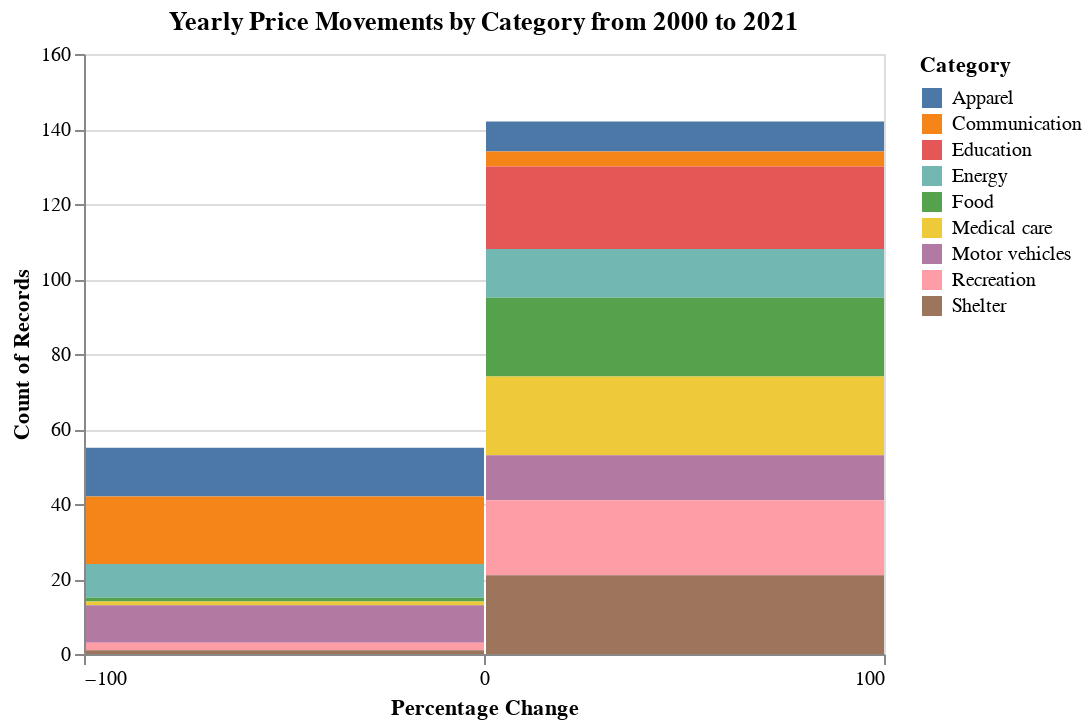

Here is the notebook cell this chart was saved with:
### Markdown cell above
**What's informative about this view:** There is greater separation in the middle, allowing the user to better parse the crowded data in there. 

**What could be improved about this view:** This chart still doesn't answer our question. Let's try a histogram instead.

### Code cell
# Fifth chart - Historgram
alt.Chart(pd.DataFrame(df_y).reset_index(),title='Yearly Price Movements by Category from 2000 to 2021').mark_bar().encode(
    x = alt.X('value', title='Percentage Change', bin=alt.Bin(extent=[-100, 100], step=100)),
    y = alt.Y('count()'),
    color = 'Category'
)

### Figure 1 — Vega-Lite specification as saved in the notebook (floating-point values rounded to 4 significant figures; data arrays with more than 128 entries replaced by an {"elided": "..."} marker saying what was removed)
{"config": {"view": {"continuousWidth": 400, "continuousHeight": 300}}, "data": {"name": "data-21f4a8af4a77f6b2f62193d704b4f83c"}, "mark": "bar", "encoding": {"color": {"field": "Category", "type": "nominal"}, "x": {"bin": {"extent": [-100, 100], "step": 100}, "field": "value", "title": "Percentage Change", "type": "quantitative"}, "y": {"aggregate": "count", "type": "quantitative"}}, "title": "Yearly Price Movements by Category from 2000 to 2021", "$schema": "https://vega.github.io/schema/vega-lite/v4.17.0.json", "datasets": {"data-21f4a8af4a77f6b2f62193d704b4f83c": {"elided": "198 records"}}}
